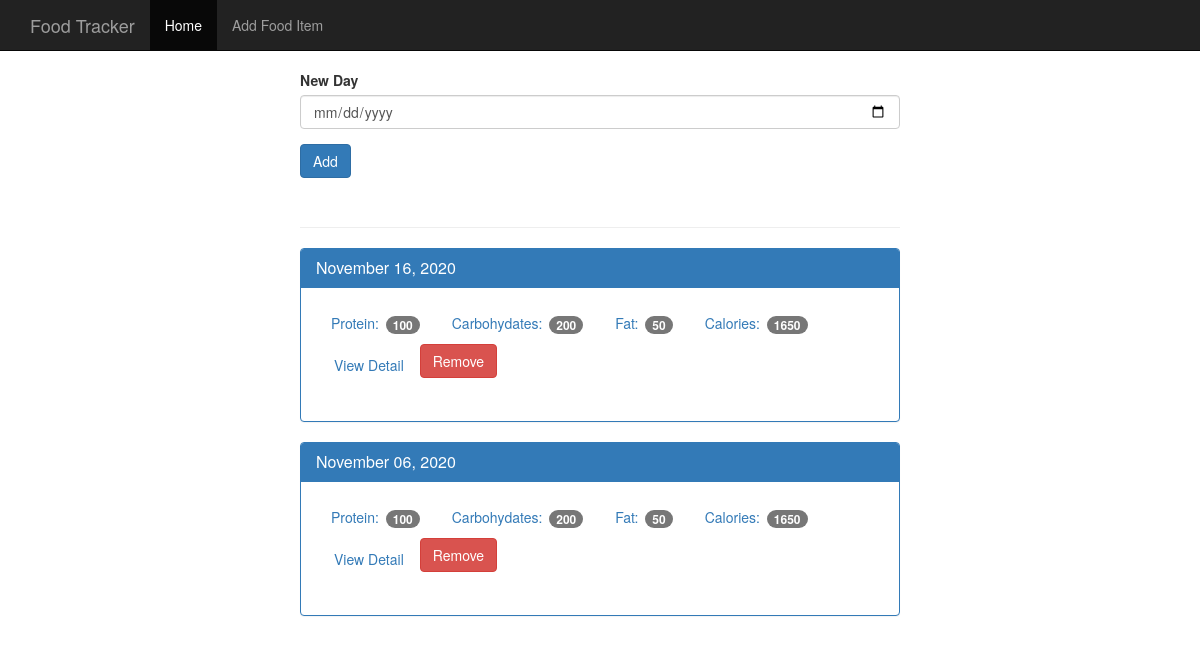
The page / on the database its author committed.
### tables this page shows
CREATE TABLE log_date(
    id integer primary key autoincrement,
    entry_date date not null
);

### modules/index.py (the view)
    @app.route('/', methods=['GET', 'POST'])
    def _index():
        if request.method == 'POST':
            if 'delete' in request.form:
                dates.delete_date(request.form)
            else:
                dates.add_new_date(request.form['date'])
        return render_template('home.html', dates=dates.get_dates())

### modules/database.py (called while the page is built)
def init(app: Flask):
    @app.teardown_appcontext
    def _close_db(error):
        if hasattr(g, DB_ATTRIB_NAME):
            get_db().close()
        if error:
            print(error)

def connect_db():
    database = sqlite3.connect(DB_NAME)
    database.row_factory = sqlite3.Row
    return database

def get_db():
    if not hasattr(g, DB_ATTRIB_NAME):
        g.sqlite_db = connect_db()
    return g.sqlite_db

### modules/dates.py (called while the page is built)
def get_dates():
    food_db = database.get_db()
    cursor = food_db.execute('select * from log_date order by entry_date desc')
    dates = cursor.fetchall()
    dates = [{'date': date['entry_date'],
              'pretty_date': pretty_date(date['entry_date'])} for date in dates]
    return dates

def pretty_date(date):
    datetime_obj = datetime.strptime(str(date), DATABASE_DATE_FORMAT)
    return datetime.strftime(datetime_obj, OUTPUT_DATE_FORMAT)

### modules/index.py (called while the page is built)
def init(app: Flask):
    @app.route('/', methods=['GET', 'POST'])
    def _index():
        if request.method == 'POST':
            if 'delete' in request.form:
                dates.delete_date(request.form)
            else:
                dates.add_new_date(request.form['date'])
        return render_template('home.html', dates=dates.get_dates())

### templates/home.html (shortened to what this page needs)
{% extends 'base.html' %}
{% block content %}
    <div class="container theme-showcase col-sm-6 col-sm-offset-3" role="main">
      <div class="row">
        <div>
          <form method="POST" action="/">
            <div class="form-group">
              <label for="new-day">New Day</label>
              <input type="date" name="date" class="form-control" id="new-day">
            </div>
            <button type="submit" class="btn btn-primary">Add</button>
          </form>
          <div class="page-header"></div>
          {% for date in dates %}
          <div class="panel panel-primary">
            <div class="panel-heading">
              <h3 class="panel-title">{{ date.pretty_date }}</h3>
            </div>
            <div class="panel-body">
              <ul class="nav nav-pills" role="tablist">
                <li><a>Protein: <span class="badge">100</span></a></li>
                <li><a>Carbohydates: <span class="badge">200</span></a></li>
                <li><a>Fat: <span class="badge">50</span></a></li>
                <li><a>Calories: <span class="badge">1650</span></a></li>
                <li><a href="{{ url_for('_details', db_date=date.date ) }}" type="button" class="btn btn-link">View Detail</a></li>
                <form method="POST" action="{{ url_for('_index') }}">
                  <button type="submit"  class="btn btn-danger">Remove</button>
                </form>
              </ul>
            </div>
            <div class="whitespace"></div>
          </div>
          {% endfor %}
        </div>
      </div>
    </div>
{% endblock %}

### static/css/theme.css (style rules this page uses)
body { padding-top: 70px; padding-bottom: 30px; }
div.whitespace { height: 20px; }

### rows shown on the page
log_date: pretty_date "November 16, 2020"
log_date: pretty_date "November 06, 2020"
